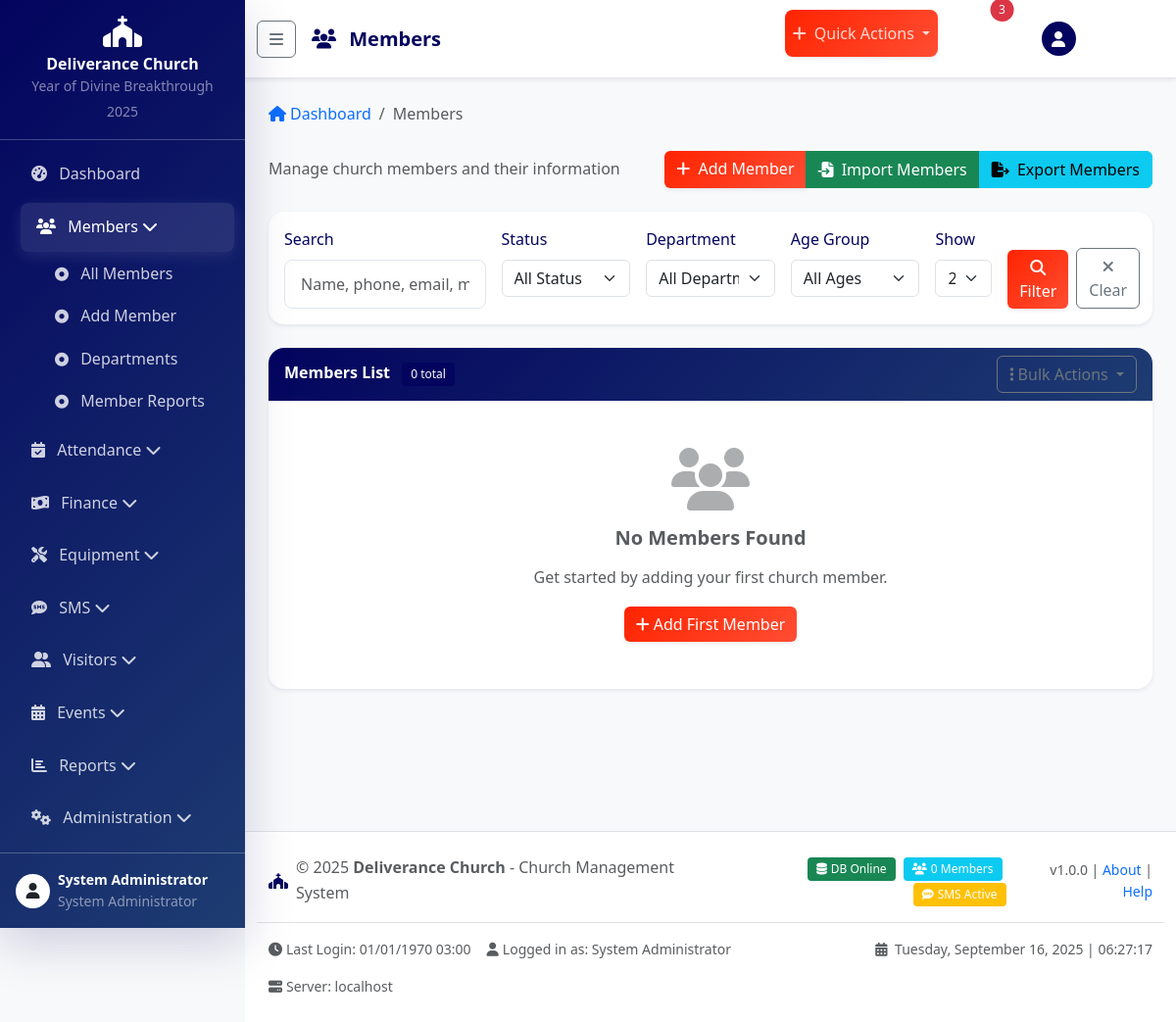
Page /modules/members/index.php (signed in) on the committed database.
### tables this page shows
CREATE TABLE church_info (
    id INT PRIMARY KEY AUTO_INCREMENT,
    church_name VARCHAR(100) NOT NULL DEFAULT 'Deliverance Church',
    `address` TEXT,
    phone VARCHAR(20),
    email VARCHAR(100),
    website VARCHAR(100),
    logo VARCHAR(255),
    mission_statement TEXT,
    vision_statement TEXT,
    `values` TEXT,
    yearly_theme VARCHAR(255),
    pastor_name VARCHAR(100),
    founded_date DATE,
    service_times TEXT,
    currency VARCHAR(10) DEFAULT 'KES',
    sms_balance DECIMAL(10,2) DEFAULT 0.00,
    created_at TIMESTAMP DEFAULT CURRENT_TIMESTAMP,
    updated_at TIMESTAMP DEFAULT CURRENT_TIMESTAMP ON UPDATE CURRENT_TIMESTAMP
);

### includes/header.php (shortened to what the rows shown need)
<?php
$currentPage = basename($_SERVER['PHP_SELF'], '.php');
$currentModule = basename(dirname($_SERVER['PHP_SELF']));
$churchInfo = getRecord('church_info', 'id', 1) ?: [
    'church_name' => 'Deliverance Church',
    'logo' => '',
    'yearly_theme' => 'Year of Divine Breakthrough 2025'
];
?>
<!DOCTYPE html>
<html lang="en">
<head>
    <link href="https://cdnjs.cloudflare.com/ajax/libs/bootstrap/5.3.0/css/bootstrap.min.css" rel="stylesheet">
    <link href="https://cdnjs.cloudflare.com/ajax/libs/font-awesome/6.4.0/css/all.min.css" rel="stylesheet">
    <link href="https://cdnjs.cloudflare.com/ajax/libs/animate.css/4.1.1/animate.min.css" rel="stylesheet">
    <link href="<?php echo BASE_URL; ?>assets/css/style.css" rel="stylesheet">
</head>
<body>
<?php if (isLoggedIn()): ?>
    <div class="sidebar" id="sidebar">
        <div class="p-3 text-center border-bottom border-light border-opacity-25">
            <?php if (!empty($churchInfo['logo'])): ?>
                <img src="<?php echo BASE_URL . $churchInfo['logo']; ?>" alt="Church Logo" class="img-fluid mb-2" style="max-height: 50px;">
            <?php else: ?>
                <i class="fas fa-church fa-2x text-white mb-2"></i>
            <?php endif; ?>
            <h6 class="text-white mb-0 sidebar-title"><?php echo htmlspecialchars($churchInfo['church_name']); ?></h6>
            <small class="text-white-50 sidebar-subtitle"><?php echo htmlspecialchars($churchInfo['yearly_theme']); ?></small>
        </div>
        <nav class="nav flex-column p-2">
            <?php
            foreach (MAIN_MENU as $key => $menu_item) {
                $active = ($currentModule === $key || $currentPage === $key) ? 'active' : '';
                $menuUrl = BASE_URL . $menu_item['url'];
            ?>
                <div class="nav-item">
                    <?php if (isset($menu_item['submenu'])): ?>
                        <a class="nav-link <?php echo $active; ?>" data-bs-toggle="collapse" href="#submenu-<?php echo $key; ?>" role="button">
                            <i class="<?php echo $menu_item['icon']; ?> me-2"></i>
                            <span class="menu-text"><?php echo $menu_item['title']; ?></span>
                            <i class="fas fa-chevron-down ms-auto"></i>
                        </a>
                        <div class="collapse <?php echo $active ? 'show' : ''; ?>" id="submenu-<?php echo $key; ?>">
                            <div class="ps-4">
                                <?php foreach ($menu_item['submenu'] as $sub_key => $sub_item): ?>
                                    <a href="<?php echo BASE_URL . $sub_item['url']; ?>" class="nav-link py-2">
                                        <i class="fas fa-dot-circle me-2 small"></i>
                                        <span class="menu-text"><?php echo $sub_item['title']; ?></span>
                                    </a>
                                <?php endforeach; ?>
                            </div>
                        </div>
                    <?php else: ?>
                        <a href="<?php echo $menuUrl; ?>" class="nav-link <?php echo $active; ?>">
                            <i class="<?php echo $menu_item['icon']; ?> me-2"></i>
                            <span class="menu-text"><?php echo $menu_item['title']; ?></span>
                        </a>
                    <?php endif; ?>
                </div>
            <?php } ?>
        </nav>
        <div class="mt-auto p-3 border-top border-light border-opacity-25">
            <div class="d-flex align-items-center">
                <div class="avatar bg-white text-dark rounded-circle me-2 d-flex align-items-center justify-content-center" style="width: 35px; height: 35px;">
                    <i class="fas fa-user"></i>
                </div>
                <div class="flex-grow-1 sidebar-user-info">
                    <div class="text-white small fw-bold"><?php echo htmlspecialchars($_SESSION['first_name'] . ' ' . $_SESSION['last_name']); ?></div>
                    <div class="text-white-50 small"><?php echo getUserRoleDisplay($_SESSION['user_role']); ?></div>
                </div>
            </div>
        </div>
    </div>
    <div class="main-content" id="main-content">
        <nav class="navbar navbar-expand-lg navbar-light bg-white shadow-sm mb-4">
            <div class="container-fluid">
                <button class="btn btn-outline-secondary me-3" id="sidebar-toggle" type="button">
                    <i class="fas fa-bars"></i>
                </button>
                <h1 class="navbar-brand mb-0 h4">
                    <?php if (isset($page_icon)): ?>
                        <i class="<?php echo $page_icon; ?> me-2 text-church-blue"></i>
                    <?php endif; ?>
                    <?php echo isset($page_title) ? htmlspecialchars($page_title) : 'Dashboard'; ?>
                </h1>
                <div class="navbar-nav ms-auto d-flex flex-row">
                    <div class="nav-item dropdown me-3">
                        <a class="nav-link dropdown-toggle btn btn-church-primary btn-sm text-white" href="#" role="button" data-bs-toggle="dropdown">
                            <i class="fas fa-plus me-1"></i> Quick Actions
                        </a>
                    </div>
                    <div class="nav-item dropdown me-3">
                        <a class="nav-link position-relative" href="#" role="button" data-bs-toggle="dropdown">
                            <i class="fas fa-bell fa-lg"></i>
                            <span class="position-absolute top-0 start-100 translate-middle badge rounded-pill bg-danger">
                                3
                            </span>
                        </a>
                    </div>
                    <div class="nav-item dropdown">
                        <a class="nav-link dropdown-toggle d-flex align-items-center" href="#" role="button" data-bs-toggle="dropdown">
                            <div class="avatar bg-church-blue text-white rounded-circle me-2 d-flex align-items-center justify-content-center" style="width: 35px; height: 35px;">
                                <i class="fas fa-user"></i>
                            </div>
                            <span class="d-none d-md-inline"><?php echo htmlspecialchars($_SESSION['first_name']); ?></span>
                        </a>
                    </div>
                </div>
            </div>
        </nav>
        <div class="container-fluid px-4">
            <?php if (isset($breadcrumb) && !empty($breadcrumb)): ?>
                <nav aria-label="breadcrumb" class="mb-4">
                    <ol class="breadcrumb">
                        <li class="breadcrumb-item">
                            <a href="<?php echo BASE_URL; ?>modules/dashboard/" class="text-decoration-none">
                                <i class="fas fa-home me-1"></i>Dashboard
                            </a>
                        </li>
                        <?php foreach ($breadcrumb as $item): ?>
                            <?php if (isset($item['url'])): ?>
                                <li class="breadcrumb-item">
                                    <a href="<?php echo $item['url']; ?>" class="text-decoration-none"><?php echo htmlspecialchars($item['title']); ?></a>
                                </li>
                            <?php else: ?>
                                <li class="breadcrumb-item active" aria-current="page"><?php echo htmlspecialchars($item['title']); ?></li>
                            <?php endif; ?>
                        <?php endforeach; ?>
                    </ol>
                </nav>
            <?php endif; ?>
            <?php if (isset($page_actions) && !empty($page_actions)): ?>
                <div class="d-flex justify-content-between align-items-center mb-4">
                    <div>
                        <?php if (isset($page_description)): ?>
                            <p class="text-muted mb-0"><?php echo htmlspecialchars($page_description); ?></p>
                        <?php endif; ?>
                    </div>
                    <div class="btn-group">
                        <?php foreach ($page_actions as $action): ?>
                            <a href="<?php echo $action['url']; ?>"
                               class="btn btn-<?php echo $action['class'] ?? 'primary'; ?> <?php echo $action['size'] ?? ''; ?>">
                                <?php if (isset($action['icon'])): ?>
                                    <i class="<?php echo $action['icon']; ?> me-1"></i>
                                <?php endif; ?>
                                <?php echo $action['title']; ?>
                            </a>
                        <?php endforeach; ?>
                    </div>
                </div>
            <?php endif; ?>
<?php endif;  ?>

### includes/footer.php (shortened to what the rows shown need)
<?php if (isLoggedIn()): ?>
        </div>
    </div>
    <footer class="bg-white border-top mt-5 py-4" style="margin-left: 250px; transition: margin-left 0.3s ease;">
        <div class="container-fluid px-4">
            <div class="row align-items-center">
                <div class="col-md-6">
                    <div class="d-flex align-items-center">
                        <i class="fas fa-church text-church-blue me-2"></i>
                        <span class="text-muted">
                            &copy; <?php echo date('Y'); ?>
                            <strong><?php echo htmlspecialchars($churchInfo['church_name'] ?? 'Deliverance Church'); ?></strong>
                            - Church Management System
                        </span>
                    </div>
                </div>
                <div class="col-md-6 text-end">
                    <div class="d-flex align-items-center justify-content-end">
                        <div class="me-3">
                            <span class="badge bg-success me-1">
                                <i class="fas fa-database me-1"></i>DB Online
                            </span>
                            <span class="badge bg-info me-1">
                                <i class="fas fa-users me-1"></i><?php echo getRecordCount('members', ['membership_status' => 'active']); ?> Members
                            </span>
                            <?php if (isFeatureEnabled('sms')): ?>
                            <span class="badge bg-warning">
                                <i class="fas fa-sms me-1"></i>SMS Active
                            </span>
                            <?php endif; ?>
                        </div>
                        <small class="text-muted">
                            v1.0.0 |
                            <a href="#" class="text-decoration-none" data-bs-toggle="modal" data-bs-target="#aboutModal">About</a> |
                            <a href="#" class="text-decoration-none" data-bs-toggle="modal" data-bs-target="#helpModal">Help</a>
                        </small>
                    </div>
                </div>
            </div>
            <div class="row mt-3 pt-3 border-top">
                <div class="col-md-8">
                    <div class="d-flex flex-wrap gap-3 small text-muted">
                        <span><i class="fas fa-clock me-1"></i>Last Login: <?php echo formatDisplayDateTime($_SESSION['login_time'] ?? date('Y-m-d H:i:s')); ?></span>
                        <span><i class="fas fa-user me-1"></i>Logged in as: <?php echo getUserRoleDisplay($_SESSION['user_role'] ?? ''); ?></span>
                        <span><i class="fas fa-server me-1"></i>Server: <?php echo $_SERVER['SERVER_NAME']; ?></span>
                    </div>
                </div>
                <div class="col-md-4 text-end">
                    <div class="small text-muted">
                        <i class="fas fa-calendar-alt me-1"></i>
                        <?php echo date('l, F j, Y'); ?> |
                        <span id="current-time"><?php echo date('H:i:s'); ?></span>
                    </div>
                </div>
            </div>
        </div>
    </footer>
<?php endif;  ?>

### rows in the picture
church_info: church_name "Deliverance Church", yearly_theme "Year of Divine Breakthrough 2025"

### other values in the picture
$menu_item['title'] "Dashboard"
$menu_item['title'] "Members"
$sub_item['title'] "All Members"
$sub_item['title'] "Add Member"
$sub_item['title'] "Departments"
$sub_item['title'] "Member Reports"
$menu_item['title'] "Attendance"
$menu_item['title'] "Finance"
$menu_item['title'] "Equipment"
$menu_item['title'] "SMS"
$menu_item['title'] "Visitors"
$menu_item['title'] "Events"
$menu_item['title'] "Reports"
$menu_item['title'] "Administration"
$_SESSION['first_name'] . ' ' . $_SESSION['last_name'] "System Administrator"
